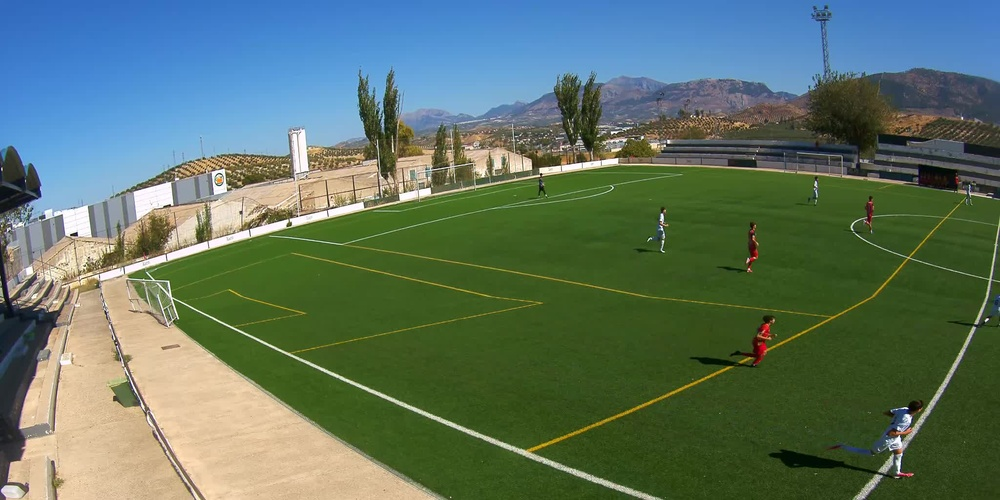
#> input picture frame_left.jpg, 1000 x 500 px, shrunk from 2048 x 1024 before the run
$ python -i team_discovery.py   (imports and definitions only)
#> lines starting #> are read from the running program, lines starting #| are printed output that depends on the picture; after the words box and inside, x2 and y2 are one past the last pixel; in counts of white or black regions, pixels touching at a corner belong together
"""Relative team discovery from person-crop pixels.

This module has no dependency on historic tracking pipelines. Each crop is an
independent observation; track IDs are neither accepted nor consulted.
"""
from __future__ import annotations

from collections import defaultdict
from pathlib import Path
import hashlib
import math
from typing import Any, Sequence

import numpy as np
from PIL import Image


TEAM_A = "TEAM_A"
TEAM_B = "TEAM_B"
UNKNOWN = "UNKNOWN/SPECIAL"


class CropFeatureError(ValueError):
    """The crop does not contain enough pixels for a stable descriptor."""


def extract_kit_feature(image_path: str | Path) -> np.ndarray:
    """Build an illumination-tolerant color histogram from the upper torso."""
#> called with image_path = '../frame_left.jpg'
    with Image.open(image_path) as image:
#> image is the input picture: PIL image 1000x500 RGB; mean R, G, B 93.7, 115.5, 99.5
        rgb = np.asarray(image.convert("RGB"), dtype=np.uint8)

    height, width = rgb.shape[:2]
#> height = 500; width = 1000
    if width < 6 or height < 14:
        raise CropFeatureError("crop is too small for a torso descriptor")

    x0 = max(0, int(round(width * 0.18)))
#> x0 = 180
    x1 = min(width, max(x0 + 1, int(round(width * 0.82))))
#> x1 = 820
    y0 = max(0, int(round(height * 0.16)))
#> y0 = 80
    y1 = min(height, max(y0 + 1, int(round(height * 0.64))))
#> y1 = 320
    roi = rgb[y0:y1, x0:x1]
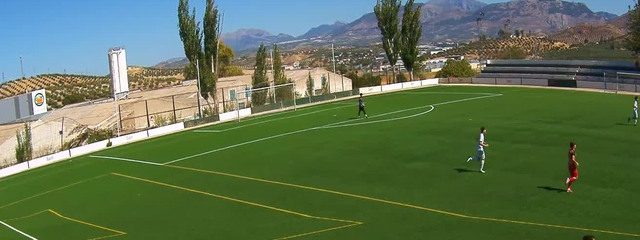
#> roi: shape (240, 640, 3); mean R, G, B 93.7, 113.6, 82.4
    if roi.shape[0] * roi.shape[1] < 24:
        raise CropFeatureError("torso region has too few pixels")

    values = roi.astype(np.float32) / 255.0
    channel_sum = values.sum(axis=2)
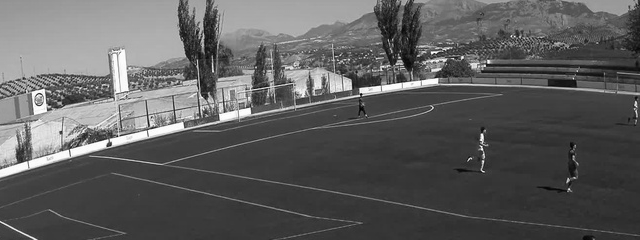
#> channel_sum: shape (240, 640) float32; min 0.051, max 3, mean 1.14; drawn with min black and max white
    valid = channel_sum > 1e-5
#> valid: shape (240, 640) bool; every value is 1
    red_ratio = values[..., 0][valid] / channel_sum[valid]
    green_ratio = values[..., 1][valid] / channel_sum[valid]
    chroma_hist, _, _ = np.histogram2d(
        red_ratio, green_ratio, bins=(6, 6), range=((0.0, 1.0), (0.0, 1.0))
    )
#> chroma_hist = [[0, 36, 28, 2, 1, 6], [0, 10577, 46354, 21267, 49, 0], [0, 8767, 53777, 12346, 0, 0], [6, 100, 200, 0, 0, 0], [34, 30, 0, 0, 0, 0], [20, 0, 0, 0, 0, 0]]
    chroma_hist = chroma_hist.astype(np.float32)
    chroma_hist /= max(float(chroma_hist.sum()), 1.0)
#> chroma_hist = [[0, 0.000234, 0.000182, 1.3e-05, 6.51e-06, 3.91e-05], [0, 0.0689, 0.302, 0.138, 0.000319, 0], [0, 0.0571, 0.35, 0.0804, 0, 0], [3.91e-05, 0.000651, 0.0013, 0, 0, 0], [0.000221, 0.000195, 0, 0, 0, 0], [0.00013, 0, 0, 0, 0, 0]]
    chroma_hist = np.sqrt(chroma_hist)
#> chroma_hist = [[0, 0.0153, 0.0135, 0.00361, 0.00255, 0.00625], [0, 0.262, 0.549, 0.372, 0.0179, 0], [0, 0.239, 0.592, 0.284, 0, 0], [0.00625, 0.0255, 0.0361, 0, 0, 0], [0.0149, 0.014, 0, 0, 0, 0], [0.0114, 0, 0, 0, 0, 0]]

    hsv = np.asarray(Image.fromarray(roi).convert("HSV"), dtype=np.uint8).astype(np.float32) / 255.0
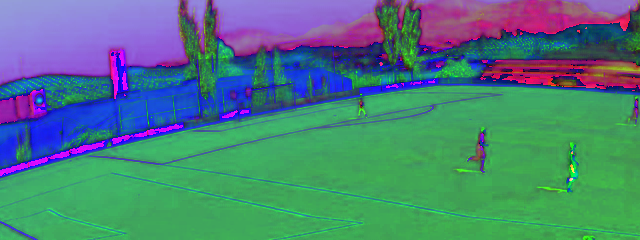
#> hsv: shape (240, 640, 3) float32; mean R, G, B 0.298, 0.491, 0.484
    hue, saturation, brightness = hsv[..., 0], hsv[..., 1], hsv[..., 2]
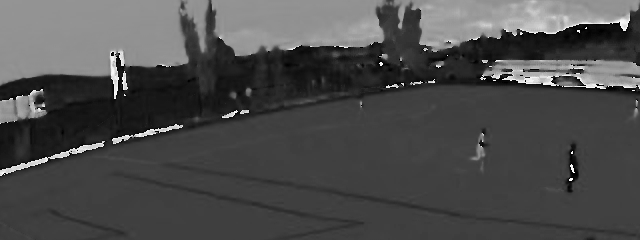
#> hue: shape (240, 640) float32; min 0, max 0.996, mean 0.298
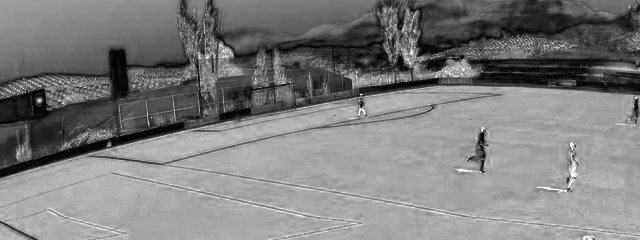
#> saturation: shape (240, 640) float32; min 0, max 1, mean 0.491
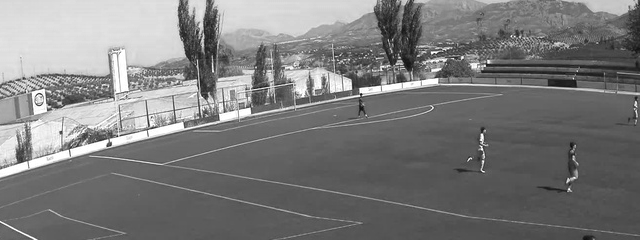
#> brightness: shape (240, 640) float32; min 0.0353, max 1, mean 0.485
    chromatic = (saturation >= 0.12) & (brightness >= 0.12)
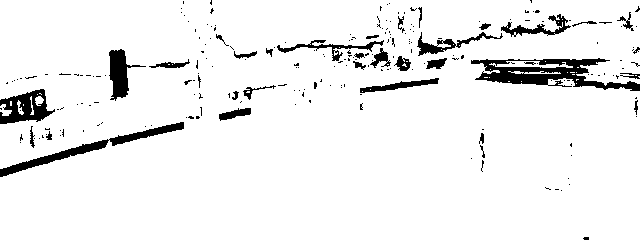
#> chromatic: shape (240, 640) bool; 93.5% white; 226 black regions (192 under 20 px), largest, box (x1, y1, x2, y2) and area: (471, 58, 640, 91) 2364, (0, 122, 184, 177) 1368, (0, 89, 55, 124) 1046
    if np.any(chromatic):
        hue_hist, _ = np.histogram(
            hue[chromatic], bins=12, range=(0.0, 1.0), weights=saturation[chromatic]
        )
#> hue_hist = [1664.6, 7534.4, 30045.7, 24046.5, 96.94, 140.7, 8709.5, 2151.6, 207.7, 31.48, 5.2, 46.87]
        hue_hist = hue_hist.astype(np.float32)
        hue_hist /= max(float(hue_hist.sum()), 1e-8)
#> hue_hist = [0.0223, 0.101, 0.402, 0.322, 0.0013, 0.00188, 0.117, 0.0288, 0.00278, 0.000422, 6.97e-05, 0.000628]
        hue_hist = np.sqrt(hue_hist)
#> hue_hist = [0.149, 0.318, 0.634, 0.567, 0.036, 0.0434, 0.342, 0.17, 0.0527, 0.0205, 0.00835, 0.0251]
    else:
        hue_hist = np.zeros(12, dtype=np.float32)

    feature = np.concatenate((0.78 * chroma_hist.ravel(), 0.22 * hue_hist))
#> feature = 48 values, max 0.462 at index 14, min 0 at index 0, mean 0.0509
    norm = float(np.linalg.norm(feature))
#> norm = 0.81
    if norm <= 1e-8:
        raise CropFeatureError("crop has no measurable color information")
    return feature / norm


# [250 lines left out: functions _kmeans_two, assign_relative_teams, _scale_bin, _stable_tie, _choose_from_frames, select_sample, not called in this run]

>>> result = extract_kit_feature('../frame_left.jpg')
#> result = 48 values, max 0.569 at index 14, min 0 at index 0, mean 0.0628

$ run again, on frame_right.jpg
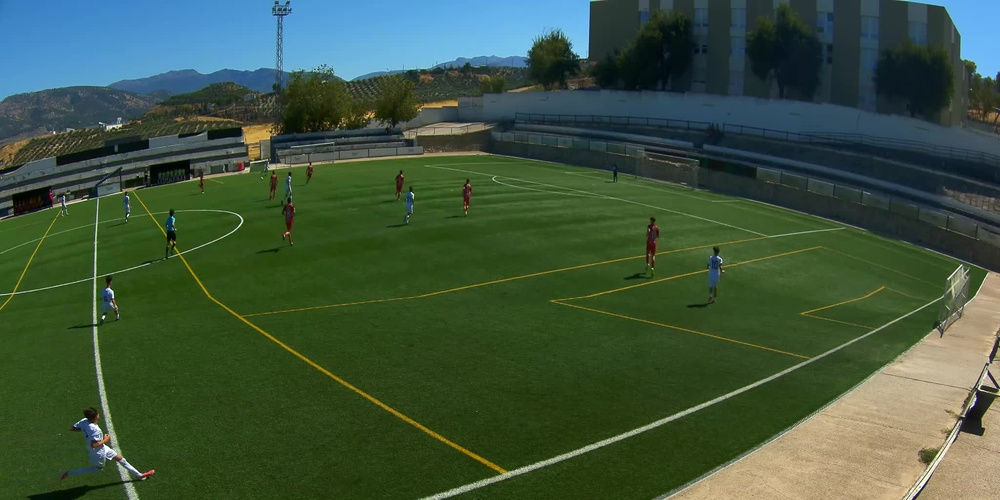
#> input picture frame_right.jpg, 1000 x 500 px, shrunk from 2048 x 1024 before the run
#> in extract_kit_feature, image is the input picture: PIL image 1000x500 RGB; mean R, G, B 62, 84.4, 62
#> in extract_kit_feature, `channel_sum = values.sum(axis=2)`:
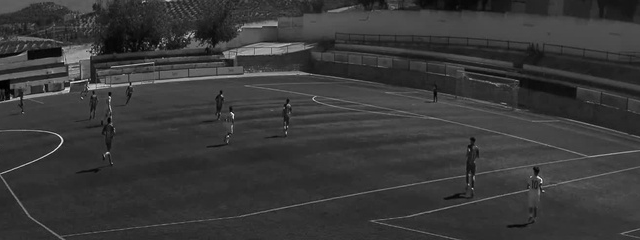
#> channel_sum: shape (240, 640) float32; min 0.0157, max 2.93, mean 0.668; drawn with min black and max white
#> valid: shape (240, 640) bool; every value is 1
#> in extract_kit_feature, `chroma_hist, _, _ = np.histogram2d( red_ratio, green_ratio, bins=(6, 6..`: chroma_hist = [[3, 195, 3078, 140, 19, 48], [0, 2480, 84759, 36784, 149, 1], [0, 536, 21761, 3052, 0, 0], [12, 279, 190, 12, 0, 0], [32, 67, 0, 0, 0, 0], [3, 0, 0, 0, 0, 0]]
#> in extract_kit_feature, `chroma_hist /= max(float(chroma_hist.sum()), 1.0)`: chroma_hist = [[1.95e-05, 0.00127, 0.02, 0.000911, 0.000124, 0.000312], [0, 0.0161, 0.552, 0.239, 0.00097, 6.51e-06], [0, 0.00349, 0.142, 0.0199, 0, 0], [7.81e-05, 0.00182, 0.00124, 7.81e-05, 0, 0], [0.000208, 0.000436, 0, 0, 0, 0], [1.95e-05, 0, 0, 0, 0, 0]]
#> in extract_kit_feature, `chroma_hist = np.sqrt(chroma_hist)`: chroma_hist = [[0.00442, 0.0356, 0.142, 0.0302, 0.0111, 0.0177], [0, 0.127, 0.743, 0.489, 0.0311, 0.00255], [0, 0.0591, 0.376, 0.141, 0, 0], [0.00884, 0.0426, 0.0352, 0.00884, 0, 0], [0.0144, 0.0209, 0, 0, 0, 0], [0.00442, 0, 0, 0, 0, 0]]
#> in extract_kit_feature, `chromatic = (saturation >= 0.12) & (brightness >= 0.12)`:
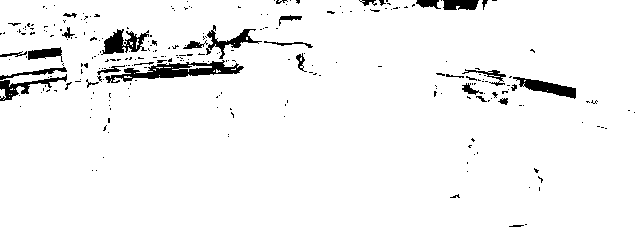
#> chromatic: shape (240, 640) bool; 95.7% white; 262 black regions (229 under 20 px), largest, box (x1, y1, x2, y2) and area: (105, 60, 244, 83) 1257, (101, 29, 149, 55) 621, (513, 77, 576, 99) 578
#> in extract_kit_feature, `hue_hist, _ = np.histogram( hue[chromatic], bins=12, range=(0.0, 1.0),..`: hue_hist = [402.2, 2508.9, 10827.8, 49024.3, 815.8, 1767.9, 12701.6, 922.8, 1.05, 0.733, 3.74, 91.38]
#> in extract_kit_feature, `hue_hist /= max(float(hue_hist.sum()), 1e-8)`: hue_hist = [0.00509, 0.0317, 0.137, 0.62, 0.0103, 0.0224, 0.161, 0.0117, 1.33e-05, 9.27e-06, 4.73e-05, 0.00116]
#> in extract_kit_feature, `hue_hist = np.sqrt(hue_hist)`: hue_hist = [0.0713, 0.178, 0.37, 0.787, 0.102, 0.15, 0.401, 0.108, 0.00365, 0.00305, 0.00688, 0.034]
#> feature = 48 values, max 0.579 at index 8, min 0 at index 6, mean 0.0483
#> norm = 0.81
#> result = 48 values, max 0.715 at index 8, min 0 at index 6, mean 0.0595
